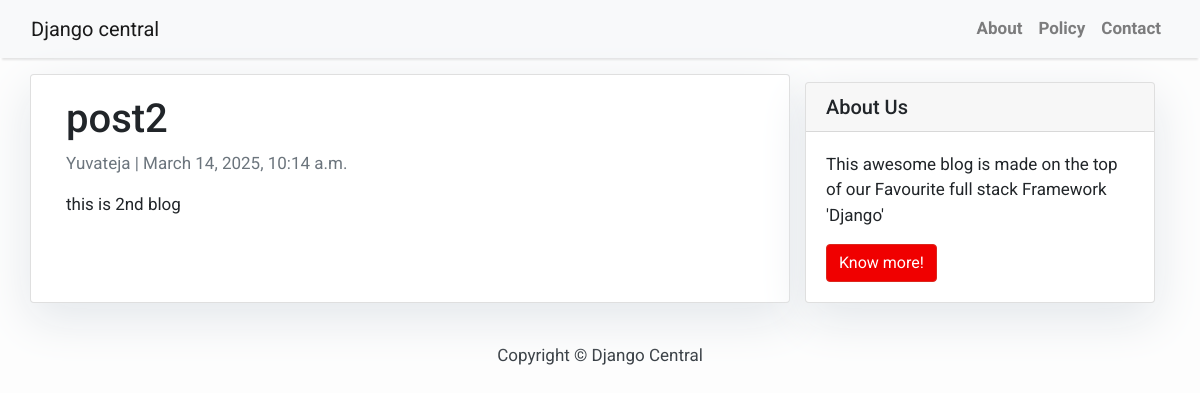
/post2-111111/, run on the app's committed database.
### BlogApp/models.py (models this page shows, shortened)
class Post(models.Model):
    title = models.CharField(max_length=200, unique=True)
    slug = models.SlugField(max_length=200, unique=True)
    author = models.ForeignKey(User, on_delete= models.CASCADE,related_name='blog_posts')
    updated_on = models.DateTimeField(auto_now= True)
    content = models.TextField()
    created_on = models.DateTimeField(auto_now_add=True)
    status = models.IntegerField(choices=STATUS, default=0)
    class Meta:
        ordering = ['-created_on']

### BlogApp/views.py (the view)
# urls.py: path('<slug:slug>/', views.PostDetail.as_view(), name='post_detail'),
class PostDetail(generic.DetailView):
    model = Post
    template_name = 'post_detail.html'

### Templates/post_detail.html
{% extends 'base.html' %} {% block content %}
<div class="container">
  <div class="row">
    <div class="col-md-8 card mb-4  mt-3 left  top">
      <div class="card-body">
        <h1>{% block title %} {{ object.title }} {% endblock title %}</h1>
        <p class=" text-muted">{{ post.author }} | {{ post.created_on }}</p>
        <p class="card-text ">{{ object.content | safe }}</p>
      </div>
    </div>
    {% block sidebar %} {% include 'sidebar.html' %} {% endblock sidebar %}
  </div>
</div>
{% endblock content %}

### Templates/base.html (style rules this page uses)
body { font-family: "Roboto", sans-serif; font-size: 17px; background-color: #fdfdfd; }

### Templates/sidebar.html (style rules this page uses)
.card { box-shadow: 0 16px 48px #E3E7EB; }

### data on the page
Post: title "post2", author "Yuvateja", created_on "March 14, 2025, 10:14 a.m.", content "this is 2nd blog"
